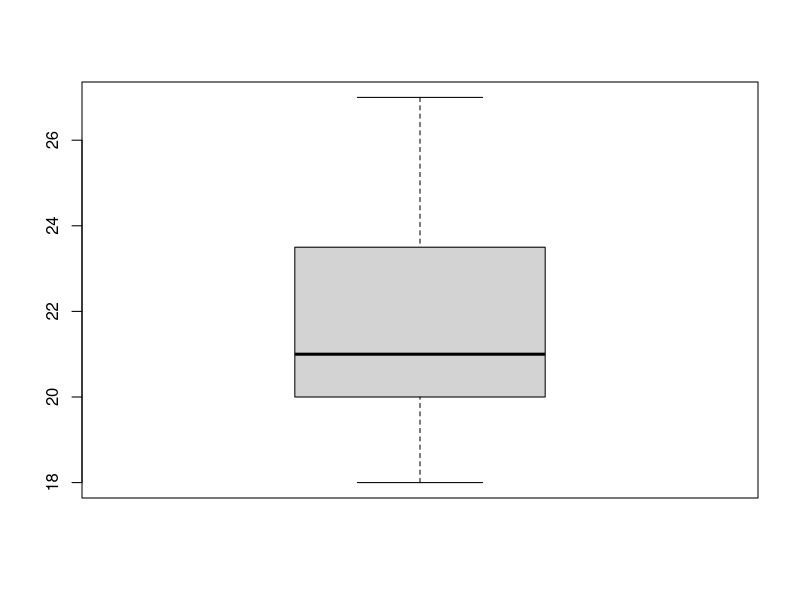
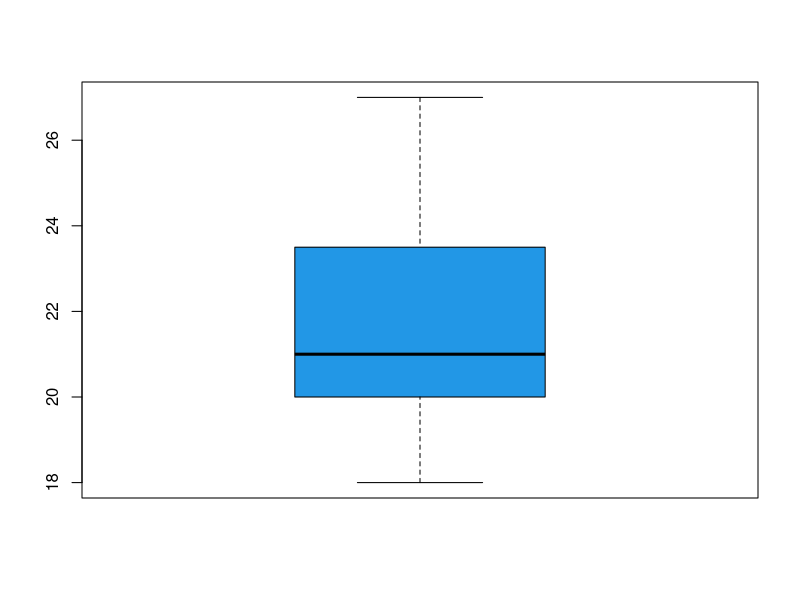
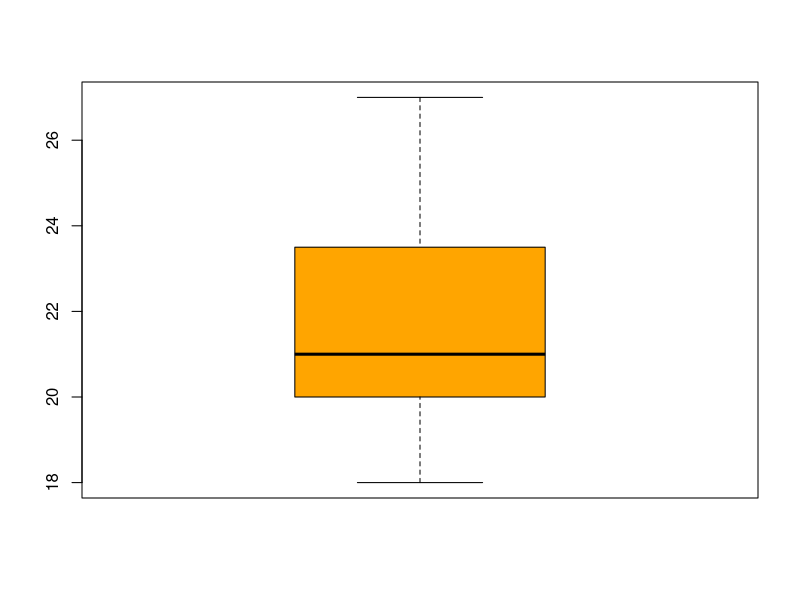
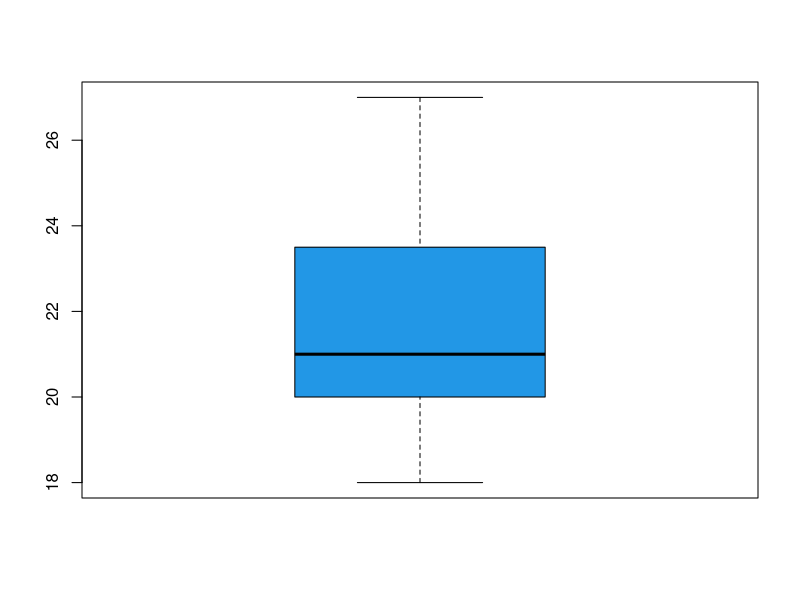
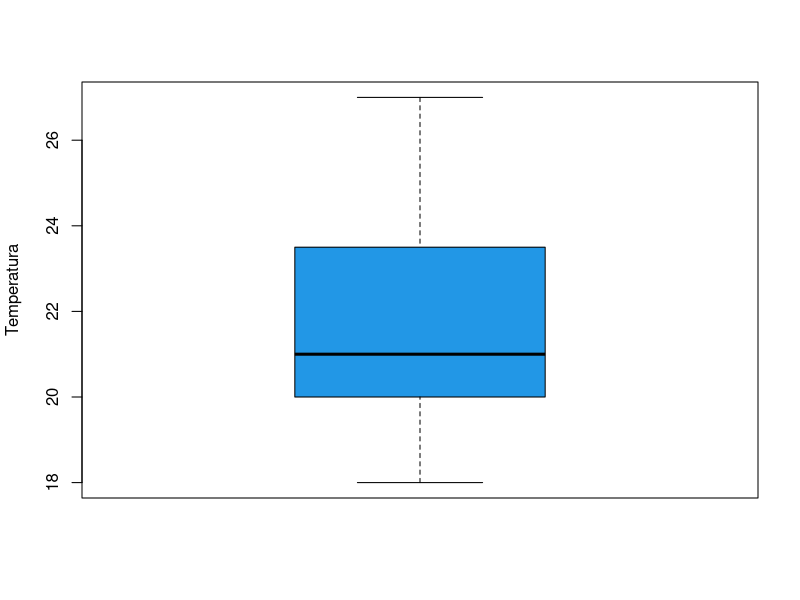
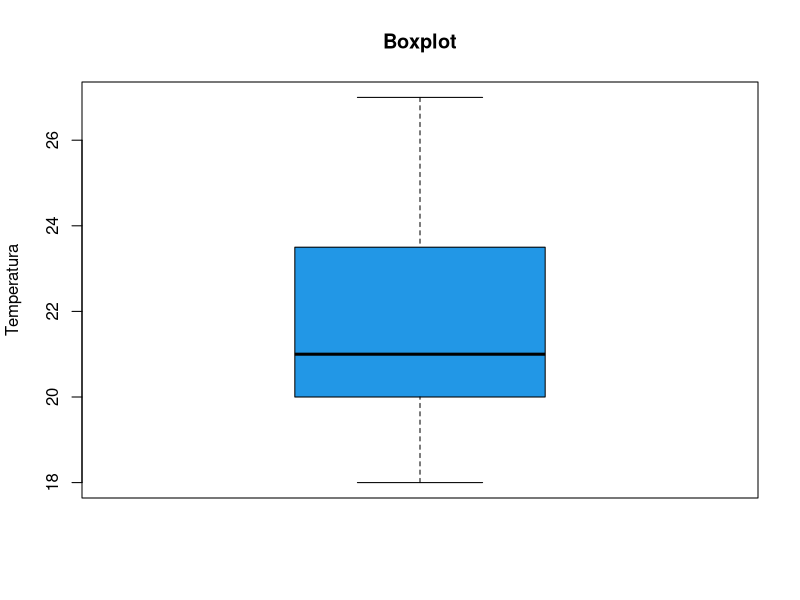

These charts were generated, in order, by the following R code:
temp= c(18,18,19,20,20,20,20,21,21,22,23,24,25,26,27)
temp

#--------------------
# Medidas De Posicao
#--------------------

# Media
mean(temp)

# Mediana
median(temp)

# Variancia
var(temp)

# Desvio-Padrao
sd(temp)

# Grafico do Boxplot
boxplot(temp) # default
boxplot(temp, col=4) # muda a cor
boxplot(temp, col='orange') 
boxplot(temp, col=4, pch=2) #muda o simbolo do outlier

# Acrescentando o nome da varaivel no eixo y
boxplot(temp, col=4, pch=2, ylab='Temperatura')

# Acrescentando Nome do Grafico 
boxplot(temp, col=4, pch=2, ylab='Temperatura', main='Boxplot')
